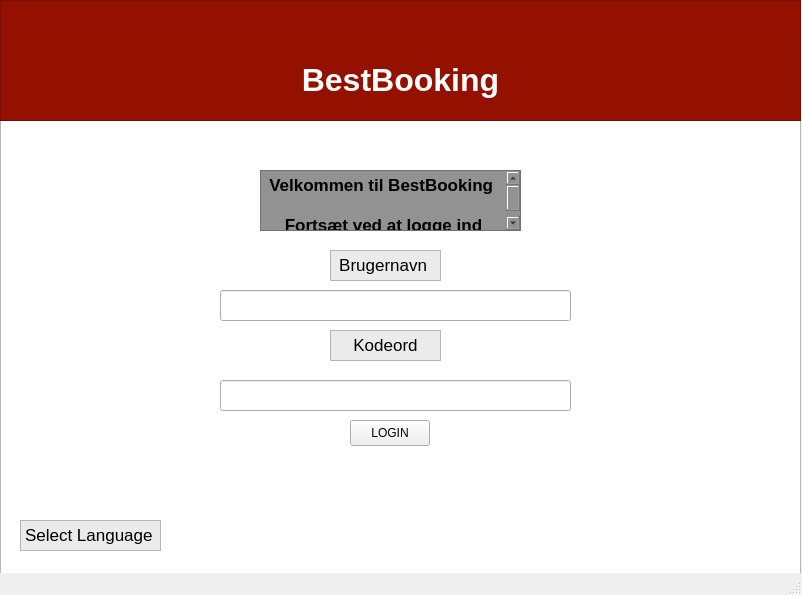
<?xml version="1.0" encoding="UTF-8"?>
<ui version="4.0">
 <class>Window2_2</class>
 <widget class="QMainWindow" name="Window2_2">
  <property name="geometry">
   <rect>
    <x>0</x>
    <y>0</y>
    <width>802</width>
    <height>595</height>
   </rect>
  </property>
  <property name="windowTitle">
   <string>MainWindow</string>
  </property>
  <widget class="QWidget" name="centralwidget">
   <widget class="QTextEdit" name="Window2">
    <property name="geometry">
     <rect>
      <x>0</x>
      <y>0</y>
      <width>801</width>
      <height>591</height>
     </rect>
    </property>
   </widget>
   <widget class="QTextEdit" name="textEdit_2">
    <property name="geometry">
     <rect>
      <x>0</x>
      <y>0</y>
      <width>801</width>
      <height>121</height>
     </rect>
    </property>
    <property name="styleSheet">
     <string notr="true">background-color: rgb(148, 17, 0);</string>
    </property>
    <property name="html">
     <string>&lt;!DOCTYPE HTML PUBLIC &quot;-//W3C//DTD HTML 4.0//EN&quot; &quot;http://www.w3.org/TR/REC-html40/strict.dtd&quot;&gt;
&lt;html&gt;&lt;head&gt;&lt;meta name=&quot;qrichtext&quot; content=&quot;1&quot; /&gt;&lt;meta charset=&quot;utf-8&quot; /&gt;&lt;style type=&quot;text/css&quot;&gt;
p, li { white-space: pre-wrap; }
&lt;/style&gt;&lt;/head&gt;&lt;body style=&quot; font-family:'.AppleSystemUIFont'; font-size:13pt; font-weight:400; font-style:normal;&quot;&gt;
&lt;p align=&quot;center&quot; style=&quot;-qt-paragraph-type:empty; margin-top:0px; margin-bottom:0px; margin-left:0px; margin-right:0px; -qt-block-indent:0; text-indent:0px;&quot;&gt;&lt;br /&gt;&lt;/p&gt;
&lt;p align=&quot;center&quot; style=&quot;-qt-paragraph-type:empty; margin-top:0px; margin-bottom:0px; margin-left:0px; margin-right:0px; -qt-block-indent:0; text-indent:0px; font-size:24pt; font-weight:700; color:#ffffff;&quot;&gt;&lt;br /&gt;&lt;/p&gt;
&lt;p align=&quot;center&quot; style=&quot; margin-top:0px; margin-bottom:0px; margin-left:0px; margin-right:0px; -qt-block-indent:0; text-indent:0px;&quot;&gt;&lt;span style=&quot; font-size:24pt; font-weight:700; color:#ffffff;&quot;&gt;BestBooking&lt;/span&gt;&lt;/p&gt;&lt;/body&gt;&lt;/html&gt;</string>
    </property>
   </widget>
   <widget class="QPushButton" name="pushButton_2">
    <property name="geometry">
     <rect>
      <x>350</x>
      <y>420</y>
      <width>80</width>
      <height>26</height>
     </rect>
    </property>
    <property name="text">
     <string>LOGIN</string>
    </property>
   </widget>
   <widget class="QTextEdit" name="textEdit_4">
    <property name="geometry">
     <rect>
      <x>260</x>
      <y>170</y>
      <width>261</width>
      <height>61</height>
     </rect>
    </property>
    <property name="styleSheet">
     <string notr="true">background-color: rgb(146, 146, 146);</string>
    </property>
    <property name="html">
     <string>&lt;!DOCTYPE HTML PUBLIC &quot;-//W3C//DTD HTML 4.0//EN&quot; &quot;http://www.w3.org/TR/REC-html40/strict.dtd&quot;&gt;
&lt;html&gt;&lt;head&gt;&lt;meta name=&quot;qrichtext&quot; content=&quot;1&quot; /&gt;&lt;meta charset=&quot;utf-8&quot; /&gt;&lt;style type=&quot;text/css&quot;&gt;
p, li { white-space: pre-wrap; }
&lt;/style&gt;&lt;/head&gt;&lt;body style=&quot; font-family:'.AppleSystemUIFont'; font-size:13pt; font-weight:400; font-style:normal;&quot;&gt;
&lt;p align=&quot;center&quot; style=&quot; margin-top:0px; margin-bottom:0px; margin-left:0px; margin-right:0px; -qt-block-indent:0; text-indent:0px;&quot;&gt;&lt;span style=&quot; font-weight:700;&quot;&gt;Velkommen til BestBooking &lt;/span&gt;&lt;/p&gt;
&lt;p align=&quot;center&quot; style=&quot;-qt-paragraph-type:empty; margin-top:0px; margin-bottom:0px; margin-left:0px; margin-right:0px; -qt-block-indent:0; text-indent:0px; font-weight:700;&quot;&gt;&lt;br /&gt;&lt;/p&gt;
&lt;p align=&quot;center&quot; style=&quot; margin-top:0px; margin-bottom:0px; margin-left:0px; margin-right:0px; -qt-block-indent:0; text-indent:0px;&quot;&gt;&lt;span style=&quot; font-weight:700;&quot;&gt;Fortsæt ved at logge ind&lt;/span&gt;&lt;/p&gt;&lt;/body&gt;&lt;/html&gt;</string>
    </property>
   </widget>
   <widget class="QTextBrowser" name="textBrowser">
    <property name="geometry">
     <rect>
      <x>330</x>
      <y>250</y>
      <width>111</width>
      <height>31</height>
     </rect>
    </property>
    <property name="styleSheet">
     <string notr="true">background-color: rgb(235, 235, 235);</string>
    </property>
    <property name="html">
     <string>&lt;!DOCTYPE HTML PUBLIC &quot;-//W3C//DTD HTML 4.0//EN&quot; &quot;http://www.w3.org/TR/REC-html40/strict.dtd&quot;&gt;
&lt;html&gt;&lt;head&gt;&lt;meta name=&quot;qrichtext&quot; content=&quot;1&quot; /&gt;&lt;meta charset=&quot;utf-8&quot; /&gt;&lt;style type=&quot;text/css&quot;&gt;
p, li { white-space: pre-wrap; }
&lt;/style&gt;&lt;/head&gt;&lt;body style=&quot; font-family:'.AppleSystemUIFont'; font-size:13pt; font-weight:400; font-style:normal;&quot;&gt;
&lt;p align=&quot;center&quot; style=&quot; margin-top:0px; margin-bottom:0px; margin-left:0px; margin-right:0px; -qt-block-indent:0; text-indent:0px;&quot;&gt;Brugernavn &lt;/p&gt;&lt;/body&gt;&lt;/html&gt;</string>
    </property>
   </widget>
   <widget class="QTextBrowser" name="textBrowser_2">
    <property name="geometry">
     <rect>
      <x>330</x>
      <y>330</y>
      <width>111</width>
      <height>31</height>
     </rect>
    </property>
    <property name="styleSheet">
     <string notr="true">background-color: rgb(235, 235, 235);</string>
    </property>
    <property name="html">
     <string>&lt;!DOCTYPE HTML PUBLIC &quot;-//W3C//DTD HTML 4.0//EN&quot; &quot;http://www.w3.org/TR/REC-html40/strict.dtd&quot;&gt;
&lt;html&gt;&lt;head&gt;&lt;meta name=&quot;qrichtext&quot; content=&quot;1&quot; /&gt;&lt;meta charset=&quot;utf-8&quot; /&gt;&lt;style type=&quot;text/css&quot;&gt;
p, li { white-space: pre-wrap; }
&lt;/style&gt;&lt;/head&gt;&lt;body style=&quot; font-family:'.AppleSystemUIFont'; font-size:13pt; font-weight:400; font-style:normal;&quot;&gt;
&lt;p align=&quot;center&quot; style=&quot; margin-top:0px; margin-bottom:0px; margin-left:0px; margin-right:0px; -qt-block-indent:0; text-indent:0px;&quot;&gt;Kodeord&lt;/p&gt;&lt;/body&gt;&lt;/html&gt;</string>
    </property>
   </widget>
   <widget class="QLineEdit" name="lineEdit">
    <property name="geometry">
     <rect>
      <x>220</x>
      <y>290</y>
      <width>351</width>
      <height>31</height>
     </rect>
    </property>
   </widget>
   <widget class="QLineEdit" name="lineEdit_2">
    <property name="geometry">
     <rect>
      <x>220</x>
      <y>380</y>
      <width>351</width>
      <height>31</height>
     </rect>
    </property>
   </widget>
   <widget class="QLabel" name="label">
    <property name="geometry">
     <rect>
      <x>180</x>
      <y>470</y>
      <width>491</width>
      <height>41</height>
     </rect>
    </property>
    <property name="text">
     <string/>
    </property>
   </widget>
   <widget class="QTextEdit" name="textEdit_5">
    <property name="geometry">
     <rect>
      <x>20</x>
      <y>520</y>
      <width>141</width>
      <height>31</height>
     </rect>
    </property>
    <property name="styleSheet">
     <string notr="true">background-color: rgb(235, 235, 235);</string>
    </property>
    <property name="html">
     <string>&lt;!DOCTYPE HTML PUBLIC &quot;-//W3C//DTD HTML 4.0//EN&quot; &quot;http://www.w3.org/TR/REC-html40/strict.dtd&quot;&gt;
&lt;html&gt;&lt;head&gt;&lt;meta name=&quot;qrichtext&quot; content=&quot;1&quot; /&gt;&lt;meta charset=&quot;utf-8&quot; /&gt;&lt;style type=&quot;text/css&quot;&gt;
p, li { white-space: pre-wrap; }
&lt;/style&gt;&lt;/head&gt;&lt;body style=&quot; font-family:'.AppleSystemUIFont'; font-size:13pt; font-weight:400; font-style:normal;&quot;&gt;
&lt;p style=&quot; margin-top:0px; margin-bottom:0px; margin-left:0px; margin-right:0px; -qt-block-indent:0; text-indent:0px;&quot;&gt;Select Language&lt;/p&gt;&lt;/body&gt;&lt;/html&gt;</string>
    </property>
   </widget>
  </widget>
  <widget class="QMenuBar" name="menubar">
   <property name="geometry">
    <rect>
     <x>0</x>
     <y>0</y>
     <width>802</width>
     <height>21</height>
    </rect>
   </property>
  </widget>
  <widget class="QStatusBar" name="statusbar"/>
 </widget>
 <resources/>
 <connections/>
</ui>
